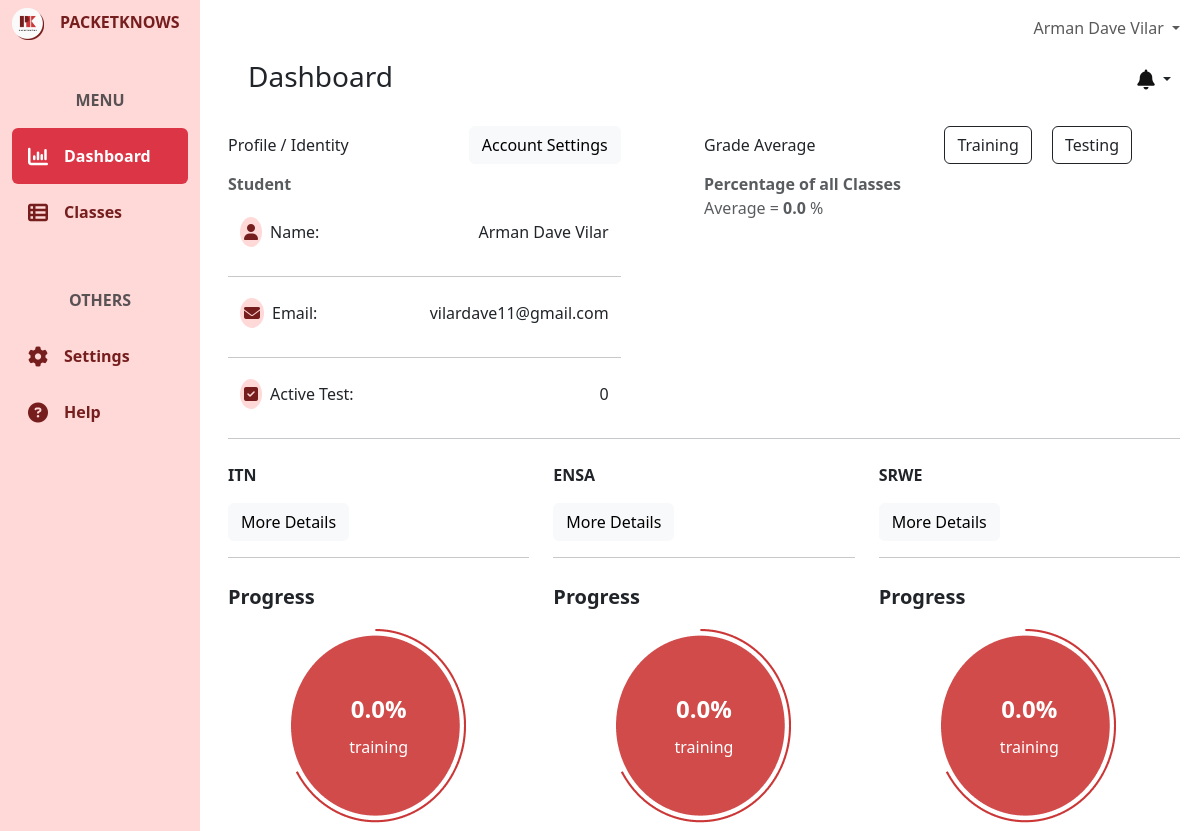
Screenshot of /dashboard/ (signed in) with the database file from the repository.
### user/models.py (models this page shows, shortened)
class CustomUser(AbstractBaseUser, PermissionsMixin):
    email = models.EmailField(unique=True)
    first_name = models.CharField(max_length=50)
    last_name = models.CharField(max_length=50)
    is_active = models.BooleanField(default=True)
    is_staff = models.BooleanField(default=False)
    category = models.ForeignKey(UserCategory, on_delete=models.CASCADE)
    icon = models.ImageField(upload_to= 'user/icons/', blank=True, null=True)
    school_id = models.BigIntegerField(unique=True, blank=True, null=True)
    evidences = models.ImageField(upload_to= 'user/evidences/', blank=True, null=True)
    objects = CustomUserManager()
    USERNAME_FIELD = 'email'
    REQUIRED_FIELDS = ['first_name', 'last_name']
    class Meta:
        verbose_name = 'User'
        verbose_name_plural = 'Users'

### classroom/models.py (models this page shows, shortened)
class Classroom(models.Model):
    name = models.CharField(max_length=255)
    code = models.CharField(max_length=255)
    description = models.CharField(max_length=255)
    icon = models.ImageField(upload_to='classroom/class-icons/', blank=True, null=True)
    section = models.CharField(max_length=50)
    school_year = models.CharField(max_length=50)
    instructor = models.ForeignKey(userModels.CustomUser, on_delete=models.CASCADE, related_name='instructor_classrooms', blank=True, null=True)
    students = models.ManyToManyField(userModels.CustomUser, through='Enrollment', related_name='enrolled_classrooms')
    course = models.ForeignKey(activityModels.Course, on_delete=models.CASCADE)
    is_active = models.BooleanField(default=True)
    date_updated = models.DateTimeField(auto_now=True)
    class Meta:
        ordering = ['-date_updated']
        verbose_name_plural = "Classrooms"

class Enrollment(models.Model):
    student = models.ForeignKey(userModels.CustomUser, on_delete=models.CASCADE)
    classroom = models.ForeignKey(Classroom, on_delete=models.CASCADE, )
    status = models.CharField(max_length=50, default="training")
    activities = models.ManyToManyField(activityModels.Activity, blank=True)
    date_updated = models.DateTimeField(auto_now=True)
    class Meta:
        verbose_name_plural = "Enrollments"

### activity/models.py (models this page shows, shortened)
class Course(models.Model):
    name = models.CharField(max_length=255)
    slug = models.SlugField(unique=True)
    description = models.TextField()
    class Meta:
        verbose_name_plural = "Courses"

### core/views.py (the view, shortened to what this page needs)
# urls.py: path('dashboard/', coreViews.DashboardView, name='dashboard'),
@login_required(login_url='/')
def DashboardView(request):
    context = {}
    if request.method == 'POST':
        pass
    else:
        userCategory = request.user.category.name
        if userCategory == "Student":
            student = request.user
            context["notifications"] = Notification.objects.filter(receiver=student)
            if(Enrollment.objects.filter(student=request.user).exists()):
                enrollments = Enrollment.objects.filter(student=request.user)
                total_active_test_count = 0
                for enrollment in enrollments:
                    activities = enrollment.activities.filter(status="working")
                    total_active_test_count += activities.count()
                ordered_enrollments = enrollments.order_by('-date_updated')
                classrooms = [enrollment.classroom for enrollment in ordered_enrollments]
                context["strengthRating"] = computeOverallStrengthRating(request.user)
                context["activeTestCount"] = total_active_test_count
                context["classes"] = classrooms
                average_progress = computeAverageClassProgress(request.user, "training")
                bar_chart_labels = average_progress['class_names']
                bar_chart_data = average_progress['averages']
                allClassesAverage = round(sum(bar_chart_data) / len(bar_chart_data), 2)
                context["barChartLabels"] = json.dumps(bar_chart_labels)
                context["barChartData"] = json.dumps(bar_chart_data)
                context["allClassesAverage"] = allClassesAverage
                context["barChartLabels"] = json.dumps(bar_chart_labels)
                context["barChartData"] = json.dumps(bar_chart_data)
                enrollments = Enrollment.objects.filter(student=request.user)
                classrooms = [enrollment.classroom for enrollment in enrollments]
                context["classrooms"] = classrooms
        elif userCategory == "Self Learner":
            student = request.user
            context["notifications"] = Notification.objects.filter(receiver=student)
            enrollments = Enrollment.objects.filter(student=request.user)
            total_active_test_count = 0
            for enrollment in enrollments:
                activities = enrollment.activities.filter(status="working")
                total_active_test_count += activities.count()
            ordered_enrollments = enrollments.order_by('-date_updated')
            classrooms = [enrollment.classroom for enrollment in ordered_enrollments]
            context["strengthRating"] = computeOverallStrengthRating(request.user)
            context["activeTestCount"] = total_active_test_count
            context["classes"] = classrooms
            average_progress = computeAverageClassProgress(request.user, "training")
            bar_chart_labels = average_progress['class_names']
            bar_chart_data = average_progress['averages']
            allClassesAverage = sum(bar_chart_data) / len(bar_chart_data)
            context["barChartLabels"] = json.dumps(bar_chart_labels)
            context["barChartData"] = json.dumps(bar_chart_data)
            context["allClassesAverage"] = allClassesAverage
            enrollments = Enrollment.objects.filter(student=request.user)
            classrooms = [enrollment.classroom for enrollment in enrollments]
            context["classrooms"] = classrooms
            classrooms = student.enrolled_classrooms.all()
            classDatas = []
            for classroom in classrooms:
                classData = {}
                enrollment = Enrollment.objects.get(student=student, classroom=classroom)
                if enrollment.status == "training":
                    trainingProgressReport = computeTrainingProgressReport(student, classroom)["total_training_percentage"]
                    classData["average"] = trainingProgressReport
                elif enrollment.status == "testing":
                    testingProgressReport = computeTestingProgressReport(student, classroom)["total_testing_percentage"]
                    classData["average"] = testingProgressReport
                classData["classroom"] = classroom
                classData["enrollment"] = enrollment
                classDatas.append(classData)
            context["classDatas"] = classDatas
    return render(request, 'core/dashboard.html', context)

### activity/views.py (called while the page is built)
def computeAverageClassProgress(student, mode):
    result = {
        'class_names': [],
        'averages': [],
    }
    try:
        enrollments = Enrollment.objects.filter(student=student)
        for enrollment in enrollments:
            activities = enrollment.activities.filter(mode=mode)
            if activities.exists():
                class_average = sum(calculatePercentage(activity)['total_percentage'] for activity in activities) / len(activities)
                result['class_names'].append(enrollment.classroom.name)
                result['averages'].append(round(class_average, 2))
    except Enrollment.DoesNotExist:
        return None
    return result

def computeOverallStrengthRating(student):
    try:
        all_activities = []
        enrollments = Enrollment.objects.filter(student=student)
        for enrollment in enrollments:
            all_activities.extend(enrollment.activities.all())
        all_percentages = [calculatePercentage(activity) for activity in all_activities]
        top_categories = computeTopCategories(all_percentages)
        return top_categories
    except Enrollment.DoesNotExist:
        return None

### templates/core/dashboard.html (shortened to what this page needs)
{% extends 'core/base.html' %}
{% block content %}
<div class="container-fluid h-100">
    <div class="row h-100">
        <div class="col-2 fixed-top bg-pink h-100" id="green">
            {% include 'core/components/sidebar.html'%}
        </div>
        <div class="col-md-10 ms-auto" style="padding: 0; overflow-x: hidden !important;">
            {% include 'core/components/topnav.html'%}
            <main class="mt-5 pt-1">
                {% if request.user.category.name == 'Student'%}
                    {% include 'core/dashboards/student-dashboard.html'%}
                {% elif request.user.category.name == 'Self Learner'%}
                    {% include 'core/dashboards/selfLearner-dashboard.html'%}
                {% elif request.user.category.name == 'Instructor'%}
                    {% include 'core/dashboards/instructor-dashboard.html'%}
                {% endif %}
            </main>
        </div>
    </div>
</div>
{% endblock %}

### templates/core/components/topnav.html (shortened to what this page needs)
<nav class="navbar navbar-expand-lg navbar-light bg-white fixed-top col-md-9 ms-sm-auto col-lg-10">
    <div class="container-fluid">
            <ul class="navbar-nav ms-auto">
                <li class="nav-item dropdown">
                    <a class="nav-link dropdown-toggle" href="#" id="userDropdown" role="button" data-bs-toggle="dropdown" aria-expanded="false">
                      {{user.first_name}} {{user.last_name}}
                    </a>
                </li>
            </ul>
    </div>
</nav>

### templates/core/dashboards/selfLearner-dashboard.html (shortened to what this page needs)
{% load static %}
<div class="container mx-3">
    <div class="row mx-2 mt-2 mb-4 ">
        <div class="d-flex justify-content-between">
            <h3 class="">Dashboard</h3>
            <div class="dropdown">
                <button class="btn dropdown-toggle" type="button" id="dropdownMenuButton1" data-bs-toggle="dropdown" aria-expanded="false">
                    <i class="fa-solid fa-bell fa-lg" style="color: #121212;"></i>
                </button>
              </div>
        </div>
    </div>
    <div class="row justify-content-between">
        <div class="col-md-5">
            <div class="d-flex justify-content-between align-items-center">
                <p class="d-inline m-0">Profile / Identity</p>
                <a href="#" class="btn btn-light">Account Settings</a>
            </div>
            <div class="text-muted fw-bold mt-2">
               Student
            </div>
            <div class="container d-flex justify-content-between align-items-center mt-4">
                <p><span class="bg-pink p-1 rounded-circle me-2"><i class="fa-solid fa-user" style="color: #761E1E;"></i></span>Name:</p>
                <p class="">{{user.first_name}} {{user.last_name}}</p>
            </div>
            <hr>
            <div class="container d-flex justify-content-between align-items-center mt-4">
                <p><span class="bg-pink p-1 rounded-circle me-2"><i class="fa-solid fa-envelope" style="color: #761E1E;"></i></span>Email:</p>
                <p class="">{{user.email}}</p>
            </div>
            <hr>
            <div class="container d-flex justify-content-between align-items-center mt-4">
                <p><span class="bg-pink p-1 rounded-circle me-2"><i class="fa-solid fa-square-check" style="color: #761E1E;"></i></span>Active Test:</p>
                <p class="">{{activeTestCount}}</p>
            </div>
        </div>
        <div class="col-md-6 me-4">
            <div class="d-flex justify-content-between align-items-center">
                <p class="m-0">Grade Average</p>
                <div >
                    <button id="trainingbtn" class="btn btn-outline-dark me-3" hx-get="{% url 'activity:updateChartData' 'training' %}" hx-swap="none">Training</button>
                    <button id="testingbtn" class="btn btn-outline-dark me-5" hx-get="{% url 'activity:updateChartData' 'testing' %}" hx-swap="none">Testing</button>
                </div>
            </div>
            <div class="text-muted fw-bold mt-2">
                Percentage of all Classes
            </div>
            <p class="text-muted">Average = <span id="allClassesAverage" class="fw-bold">{{allClassesAverage}}</span> %</p>
        </div>
        <div class="container">
            <hr class="me-4 ">
        </div>
        <div class="row">
            {% for classData in classDatas %}
            <div class="col-4 mb-2">
                <p class="mt-2 mb-3 fw-bold">{{classData.classroom.course.slug}}</p>
                <a class="btn btn-light" href="{% url 'core:progressReportTraining' classData.classroom.code %}">More Details</a>
                <hr>
                <p class="fs-5 fw-bold mt-4">Progress</p>
                <div class="d-flex justify-content-center">
                    <div class="rating rating-1 d-inline-block">
                        <div class="rating-label text-white">
                            <p class="fs-4 p-0 m-0 mb-2 fw-bold">{{classData.average}}%</p>
                            <p class=" p-0 m-0">{{classData.enrollment.status}}</p>
                        </div>
                        <img src="{% static 'res/icons/Dashboard/Dashboard-circle.png' %}" alt="" class="img-fluid">
                    </div>
                </div>
            </div>
            {% endfor %}
        </div>
    </div>
</div>

### static/css/global.css (style rules this page uses)
.bg-pink { background-color: #FFD8D8; }
.bg-white { background-color: #FAFAFA; }

### static/css/dashboards/studentDashboard.css (style rules this page uses)
.rating { position: relative; text-align: center; }
.rating-label { position: absolute; top: 50%; left: 50%; transform: translate(-50%, -50%); }

### rows the page displays
CustomUser: first_name "Arman Dave", last_name "Vilar", email "vilardave11@gmail.com"
Classroom: classroom.course.slug "ITN", average "0.0", enrollment.status "training"
Classroom: classroom.course.slug "ENSA", average "0.0", enrollment.status "training"
Classroom: classroom.course.slug "SRWE", average "0.0", enrollment.status "training"

### other values shown
{{ activeTestCount }} "0"
{{ allClassesAverage }} "0.0"
